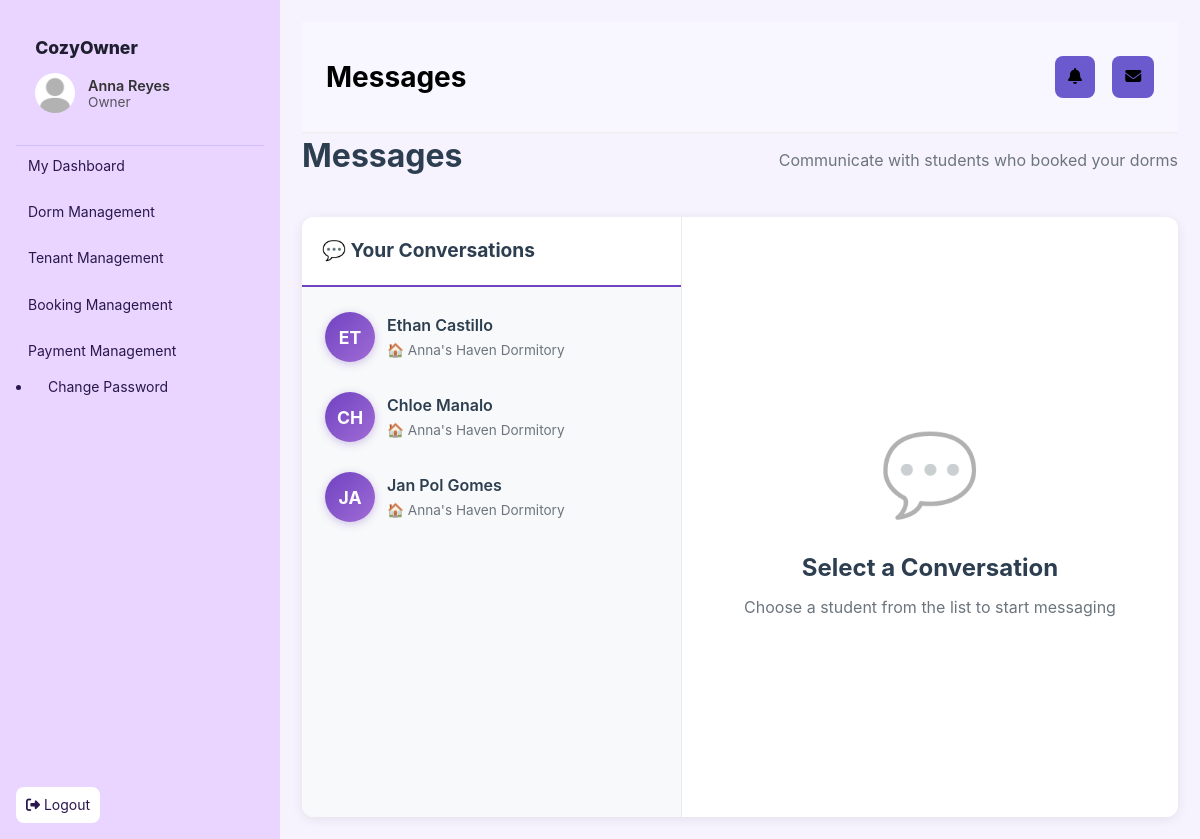
The page /Main/modules/owner/owner_messages.php (signed in) on the database as committed earlier.
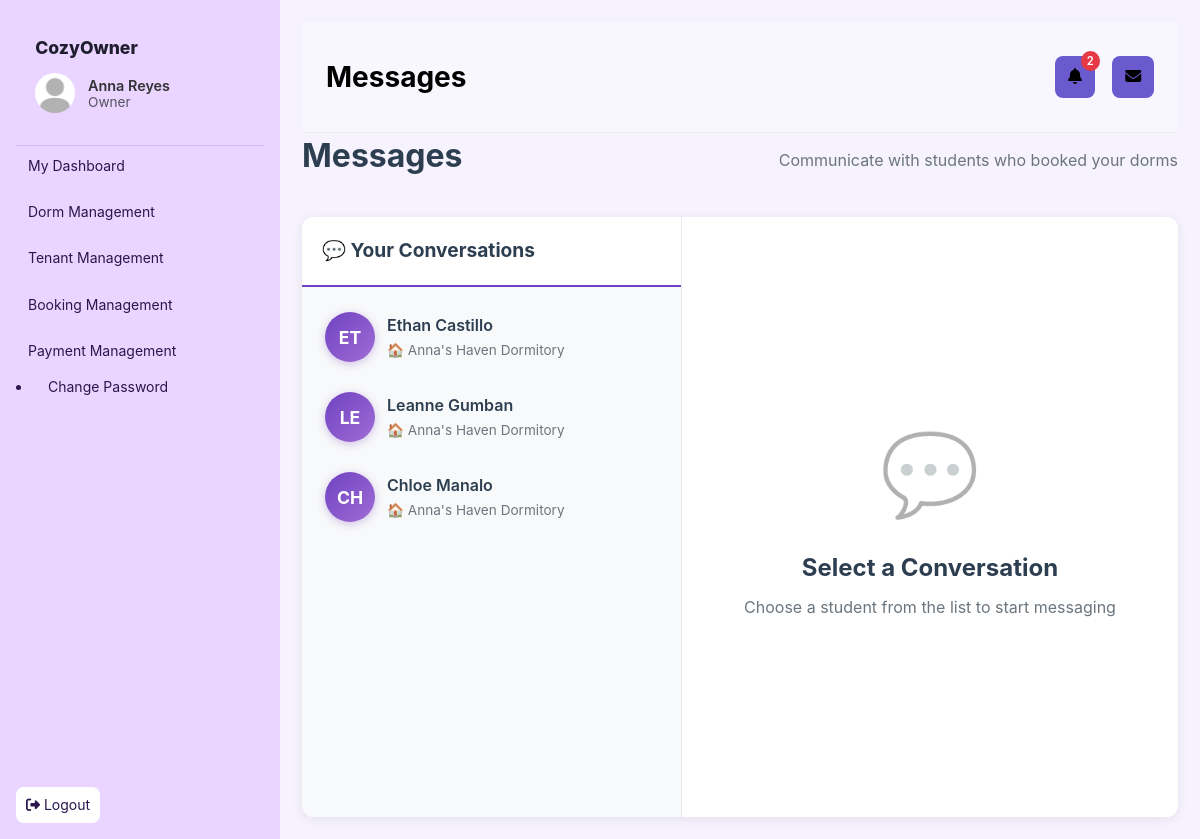
The same page on the database as committed later.
### tables this page shows
CREATE TABLE `dormitories` (
  `dorm_id` int(11) NOT NULL,
  `owner_id` int(11) NOT NULL,
  `name` varchar(150) NOT NULL,
  `address` varchar(255) NOT NULL,
  `description` text DEFAULT NULL,
  `verified` tinyint(1) DEFAULT 0,
  `created_at` timestamp NOT NULL DEFAULT current_timestamp(),
  `latitude` decimal(10,8) DEFAULT NULL,
  `longitude` decimal(11,8) DEFAULT NULL,
  `status` enum('pending','verified','error') NOT NULL DEFAULT 'pending',
  `updated_at` timestamp NOT NULL DEFAULT current_timestamp() ON UPDATE current_timestamp(),
  `cover_image` varchar(255) DEFAULT NULL,
  `features` text DEFAULT NULL
);

### Main/auth/auth.php (called while the page is built, shortened)
<?php
function current_user() {
    return $_SESSION['user'] ?? null;
}

### Main/modules/owner/owner_messages.php (the view, shortened to what this page needs)
<?php
require_once __DIR__ . '/../../auth/auth.php';
require_once __DIR__ . '/../../config.php';
$page_title = "Messages";
$owner_id = $_SESSION['user']['user_id'];
try {
    $threads_sql = "
        SELECT DISTINCT
            d.dorm_id,
            d.name AS dorm_name,
            b.student_id,
            u.name AS student_name,
            u.email AS student_email,
            (SELECT COUNT(*) FROM messages
             WHERE receiver_id = ? AND sender_id = b.student_id AND dorm_id = d.dorm_id AND read_at IS NULL) AS unread,
            (SELECT MAX(created_at) FROM messages
             WHERE dorm_id = d.dorm_id AND ((sender_id = ? AND receiver_id = b.student_id) OR (sender_id = b.student_id AND receiver_id = ?))) AS last_message_at
        FROM bookings b
        JOIN rooms r ON b.room_id = r.room_id
        JOIN dormitories d ON r.dorm_id = d.dorm_id
        JOIN users u ON b.student_id = u.user_id
        WHERE d.owner_id = ?
        ORDER BY last_message_at DESC, b.created_at DESC
        LIMIT 50
    ";
    $threads = $pdo->prepare($threads_sql);
    $threads->execute([$owner_id, $owner_id, $owner_id, $owner_id]);
    $threads = $threads->fetchAll(PDO::FETCH_ASSOC);
} catch (Exception $e) {
    error_log("Threads error: " . $e->getMessage());
    $threads = [];
}
$active_dorm_id = intval($_GET['dorm_id'] ?? 0);
$active_student_id = intval($_GET['student_id'] ?? $_GET['recipient_id'] ?? 0);
include __DIR__ . '/../../partials/header.php';
?>
<div class="page-header">
  <h1>Messages</h1>
  <p>Communicate with students who booked your dorms</p>
</div>
<div class="messages-container">
  <div class="conversations-sidebar">
    <div class="sidebar-header">
      <h3>💬 Your Conversations</h3>
    </div>
    <div class="conversations-list">
      <?php if ($threads): ?>
        <?php foreach ($threads as $t):
          $is_active = ($t['dorm_id'] == $active_dorm_id && $t['student_id'] == $active_student_id);
        ?>
          <a href="?dorm_id=<?= $t['dorm_id'] ?>&student_id=<?= $t['student_id'] ?>"
             class="conversation-item <?= $is_active ? 'active' : '' ?>">
            <div class="conversation-avatar">
              <?= strtoupper(substr($t['student_name'], 0, 2)) ?>
            </div>
            <div class="conversation-details">
              <div class="conversation-name"><?= htmlspecialchars($t['student_name']) ?></div>
              <div class="conversation-dorm">🏠 <?= htmlspecialchars($t['dorm_name']) ?></div>
            </div>
          </a>
        <?php endforeach; ?>
      <?php endif; ?>
    </div>
  </div>
  <div class="chat-area">
    <?php if ($active_dorm_id && $active_student_id): ?>
      <?php
        $active_student_name = 'Student';
        $active_dorm_name = 'Dorm';
        foreach ($threads as $t) {
          if ($t['student_id'] == $active_student_id && $t['dorm_id'] == $active_dorm_id) {
            $active_student_name = $t['student_name'];
            $active_dorm_name = $t['dorm_name'];
            break;
          }
        }
      ?>
      <div class="chat-header">
        <div class="chat-header-info">
          <div class="chat-avatar">
            <?= strtoupper(substr($active_student_name, 0, 2)) ?>
          </div>
          <div>
            <h3><?= htmlspecialchars($active_student_name) ?></h3>
            <p>🏠 <?= htmlspecialchars($active_dorm_name) ?></p>
          </div>
        </div>
      </div>
      <div id="chat-box" class="chat-messages">
        <p class="loading-messages">Loading messages...</p>
      </div>
      <form method="post" id="message-form" class="chat-input-form">
        <input type="hidden" name="receiver_id" value="<?= $active_student_id ?>">
        <input type="hidden" name="dorm_id" value="<?= $active_dorm_id ?>">
        <textarea name="body" required placeholder="Type your message..." rows="3"></textarea>
        <button type="submit" name="send_message" class="btn-send">
          <span>📤</span> Send Message
        </button>
      </form>
    <?php else: ?>
      <div class="chat-empty-state">
        <div class="empty-chat-icon">💬</div>
        <h3>Select a Conversation</h3>
        <p>Choose a student from the list to start messaging</p>
      </div>
    <?php endif; ?>
  </div>
</div>
<?php include __DIR__ . '/../../partials/footer.php'; ?>

### Main/partials/header.php (shortened to what this page needs)
<?php
require_once __DIR__ . '/../auth/auth.php';
$user = current_user();
require_once __DIR__ . '/../config.php';
$unread_announcements = 0;
if ($user && isset($user['user_id'])) {
    $stmt = $pdo->prepare("
        SELECT COUNT(*)
        FROM announcements a
        LEFT JOIN announcement_reads ar
          ON a.id = ar.announcement_id AND ar.user_id = ?
        WHERE ar.read_at IS NULL
          AND (
            a.audience = 'All Hosts'
            OR (a.audience = 'Students' AND ? = 'student')
            OR (a.audience IN ('Verified Owners','Pending Owners','All Hosts') AND ? = 'owner')
          )
    ");
    $stmt->execute([$user['user_id'], $user['role'], $user['role']]);
    $unread_announcements = (int)$stmt->fetchColumn();
}
$brand_title = "CozyDorms Management";
if ($user['role'] === 'admin') {
    $brand_title = "CozyAdmin";
} elseif ($user['role'] === 'owner') {
    $brand_title = "CozyOwner";
} elseif ($user['role'] === 'student') {
    $brand_title = "CozyTenant";
}
$message_page = "#";
$announcement_page = "#";
if ($user['role'] === 'student') {
    $message_page = "/modules/student/student_messages.php";
    $announcement_page = "/modules/student/student_announcements.php";
} elseif ($user['role'] === 'owner') {
    $message_page = "/modules/owner/owner_messages.php";
    $announcement_page = "/modules/owner/owner_announcements.php";
} elseif ($user['role'] === 'admin') {
    $message_page = "/modules/shared/messaging.php";
    $announcement_page = "/modules/admin/announcements.php";
}
?>
<!doctype html>
<html lang="en">
<head>
  <link rel="stylesheet" href="/assets/style.css">
  <link rel="stylesheet" href="/assets/modules.css">
  <link rel="stylesheet" href="https://cdnjs.cloudflare.com/ajax/libs/font-awesome/6.5.0/css/all.min.css">
</head>
<body>
  <aside class="sidebar">
    <div class="brand">
      <div class="brand-title"><?= htmlspecialchars($brand_title) ?></div>
      <div class="user-info">
        <?php if (!empty($user['profile_pic'])): ?>
          <img src="<?= htmlspecialchars($user['profile_pic']) ?>" alt="profile">
        <?php else: ?>
          <img src="/assets/default_profile.jpg" alt="default">
        <?php endif; ?>
        <div class="user-details">
          <div class="name"><?= htmlspecialchars($user['name']) ?></div>
          <div class="role"><?= htmlspecialchars(ucfirst($user['role'])) ?></div>
        </div>
      </div>
    </div>
    <hr class="sidebar-separator">
    <nav>
      <?php if ($user['role'] === 'superadmin'): ?>
        <a href="/dashboards/superadmin_dashboard.php">Main</a>
        <br><b>Admin</b><br>
        <a href="/dashboards/admin_dashboard.php">Overview</a>
        <a href="/modules/admin/user_management.php">User Management</a>
        <a href="/modules/admin/reports.php">Reports & Analytics</a>
        <a href="/modules/admin/owner_verification.php">Dorm Owner Verification</a>
        <a href="/modules/shared/dorm_listings.php">Dorm Listings</a>
        <a href="/modules/admin/booking_oversight.php">Booking & Reservation</a>
        <a href="/modules/admin/admin_payments.php">Payment Management</a>
        <a href="/modules/admin/announcements.php">Broadcast Announcements</a>
        <br><b>Owner</b><br>
        <a href="/dashboards/owner_dashboard.php">My Dashboard</a>
        <a href="/modules/owner/owner_dorms.php">Dorm Management</a>
        <a href="/modules/owner/owner_tenants.php">Tenant Management</a>
        <a href="/modules/owner/owner_bookings.php">Booking Management</a>
        <a href="/modules/owner/owner_payments.php">Payment Management</a>
        <br><b>Student</b><br>
        <a href="/dashboards/student_dashboard.php">My Dashboard</a>
        <a href="/modules/shared/available_dorms.php">Available Dorms</a>
        <a href="/modules/student/student_reservations.php">My Reservations</a>
        <a href="/modules/student/student_payments.php">Payment Management</a>
      <?php elseif ($user['role'] === 'owner'): ?>
        <a href="/dashboards/owner_dashboard.php">My Dashboard</a>
        <a href="/modules/owner/owner_dorms.php">Dorm Management</a>
        <a href="/modules/owner/owner_tenants.php">Tenant Management</a>
        <a href="/modules/owner/owner_bookings.php">Booking Management</a>
        <a href="/modules/owner/owner_payments.php">Payment Management</a>
        <li><a href="../auth/change_password.php">Change Password</a></li>
      <?php endif; ?>
    </nav>
    <div class="sidebar-foot">
      <a class="logout" href="/auth/logout.php"><i class="fa fa-sign-out-alt"></i> Logout</a>
    </div>
  </aside>
  <main class="main">
    <header class="topbar">
      <div class="page-title">
        <?php if (isset($page_title)): ?>
          <h1><?= htmlspecialchars($page_title) ?></h1>
        <?php endif; ?>
      </div>
      <div class="header-actions">
        <a href="<?= $announcement_page ?>" class="btn-icon">
          <i class="fa fa-bell"></i>
          <?php if ($unread_announcements > 0): ?>
            <span class="badge"><?= $unread_announcements ?></span>
          <?php endif; ?>
        </a>
        <a href="<?= $message_page ?>" class="btn-icon">
          <i class="fa fa-envelope"></i>
        </a>
      </div>
    </header>

### Main/partials/footer.php (shortened to what this page needs)
  </main>
</body>
</html>

### CAPSTONE (Sprint 1)/assets/style.css (style rules this page uses)
:root { --bg:#f6f3ff; --panel:#fff; --ink:#1f1147; --muted:#7a68b8; --primary:#8b5cf6; --primary-2:#a78bfa; --border:#eadcff; }
* { box-sizing:border-box }
body { margin:0;font:14px/1.45 Inter,system-ui,Segoe UI,Arial }
a { color:inherit;text-decoration:none }
.sidebar { position:fixed;inset:0 auto 0 0;width:280px;background:#e9d5ff;color:#2a174d;padding:16px;display:flex;flex-direction:column }
.sidebar .brand { font-weight:800;font-size:18px;margin-bottom:12px }
.sidebar nav { display:grid;gap:6px;overflow:auto;padding-right:6px }
.sidebar nav a { padding:10px 12px;border-radius:10px;color:#2a174d }
.sidebar-foot { margin-top:auto;display:flex;justify-content:space-between;align-items:center }
.sidebar-foot .logout { padding:8px 10px;background:#fff;border-radius:8px }
.main { margin-left:280px;background:var(--bg);min-height:100vh;padding:22px }

### CAPSTONE (Sprint 1)/assets/modules.css (style rules this page uses)
.page-header { display: flex; justify-content: space-between; align-items: center; margin-bottom: 1.5rem; }
.page-header h1 { font-size: 1.8rem; margin: 0; }
.page-header p { color: #555; margin: 0.3rem 0 0; }
.badge { display: inline-block; padding: 0.3rem 0.6rem; border-radius: 12px; font-size: 0.8rem; font-weight: 600; margin-left: 0.3rem; }
.badge { padding: 0.35rem 0.7rem; border-radius: 999px; font-size: 0.75rem; font-weight: 600; }
.topbar { display: flex; justify-content: space-between; align-items: center; padding: 1rem 1.5rem; background: #f8f7ff; border-bottom: 1px solid #eee; }
.header-actions { display: flex; gap: 0.6rem; }
.btn-icon { background: #6a5acd; border: none; color: #fff; padding: 0.6rem 0.8rem; border-radius: 8px; cursor: pointer; font-size: 1rem; }

### Main/partials/header.php (style rules this page uses)
.badge { display:inline-block; background:#e63946; color:#fff; border-radius:50%; font-size:0.7em; padding:2px 6px; margin-left:4px; }
.btn-icon { position: relative; margin-left: 8px; color: inherit; text-decoration: none; }
.btn-icon .badge { position: absolute; top: -5px; right: -5px; }
.brand { padding: 1.2rem; background: #e9d5ff; text-align: left; font-weight: 700; color: #1e1e2f; }
.brand-title { font-size: 1.1rem; margin-bottom: 0.8rem; }
.user-info { display: flex; align-items: center; gap: 0.8rem; }
.user-info img { width: 40px; height: 40px; border-radius: 50%; object-fit: cover; }
.user-details { display: flex; flex-direction: column; font-weight: normal; font-size: 0.9rem; color: #333; line-height: 1.2; }
.user-details .name { font-weight: 600; }
.user-details .role { font-size: 0.85rem; opacity: 0.8; }
.sidebar-separator { border: none; border-top: 1px solid #d0bfff; margin: 0; }

Rows that differ between the two databases and show on the page:
changed dormitories "Anna's Haven Dormitory": student_name "CH" → "LE"; student_name "Chloe Manalo" → "Leanne Gumban"; student_name "JA" → "CH"; student_name "Jan Pol Gomes" → "Chloe Manalo"
Other text that changed with them:
$unread_announcements: (not shown) → "2"
